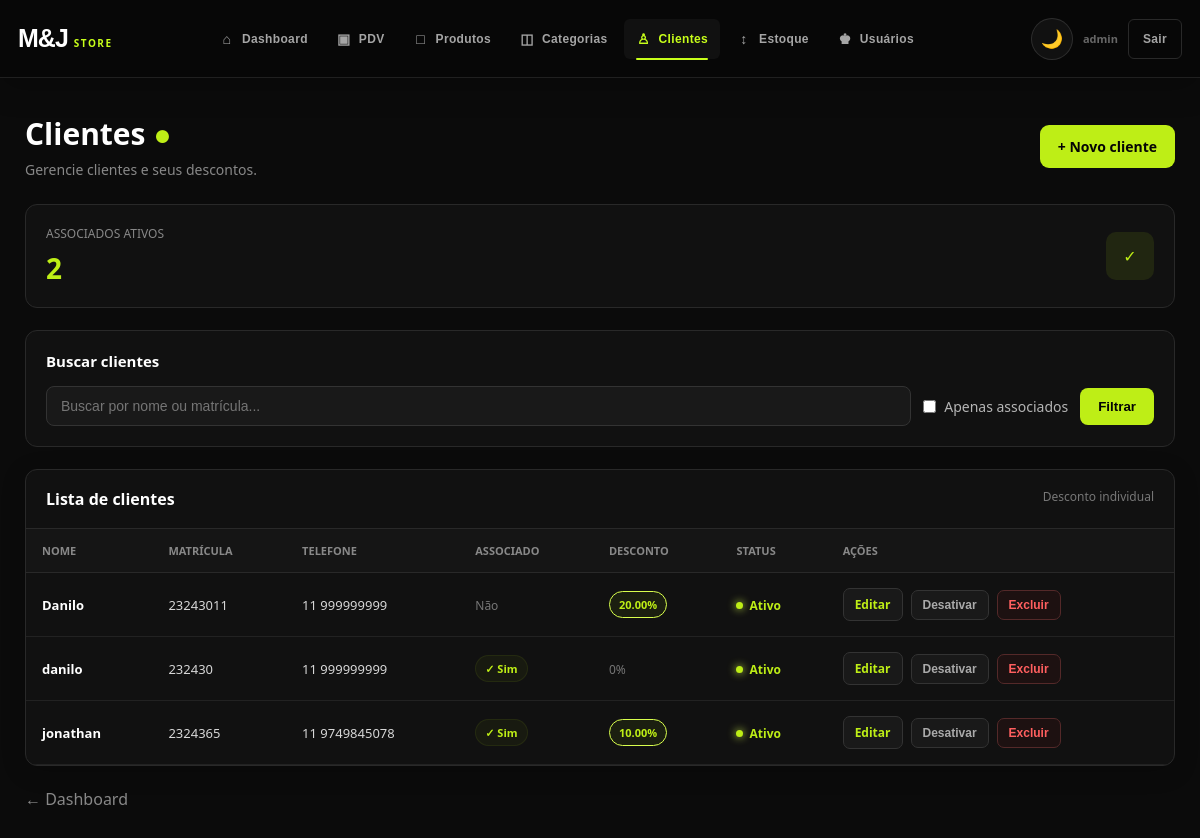
The page /clientes/ (signed in) on the database its author committed.
### app/models/cliente.py (models this page shows)
class Cliente(Base):
    __tablename__ = "clientes"
    id = Column(
        Integer,
        primary_key=True,
        index=True
    )
    nome = Column(
        String(150),
        nullable=False
    )
    matricula = Column(
        String(100),
        unique=True,
        nullable=True
    )
    telefone = Column(
        String(30),
        nullable=True
    )
    is_associado = Column(
        Boolean,
        default=False,
        nullable=False
    )
    ativo = Column(
        Boolean,
        default=True,
        nullable=False
    )
    desconto_percentual = Column(
        Float,
        default=0.0,
        nullable=False
    )
    criado_em = Column(
        DateTime,
        server_default=func.now(),
        nullable=False
    )
    vendas = relationship(
        "Venda",
        back_populates="cliente"
    )

### app/controllers/clientes_controller.py (the view)
@router.get("/")
def listar_clientes(
    request: Request,
    busca: str = "",
    apenas_associados: bool = False,
    db: Session = Depends(get_db),
    admin=Depends(get_admin)
):
    query = db.query(Cliente)
    if busca:
        texto = busca.strip()
        query = query.filter(
            Cliente.nome.ilike(
                f"%{texto}%"
            )
            |
            Cliente.matricula.ilike(
                f"%{texto}%"
            )
        )
    if apenas_associados:
        query = query.filter(
            Cliente.is_associado == True
        )
    clientes = (
        query
        .order_by(Cliente.nome)
        .all()
    )
    total_associados = (
        db.query(Cliente)
        .filter(
            Cliente.is_associado == True,
            Cliente.ativo == True
        )
        .count()
    )
    return templates.TemplateResponse(
        request=request,
        name="clientes/index.html",
        context={
            "request": request,
            "usuario": admin,
            "clientes": clientes,
            "busca": busca,
            "apenas_associados":
                apenas_associados,
            "total_associados":
                total_associados
        }
    )

### app/templates/clientes/index.html (shortened to what this page needs)
<!DOCTYPE html>
<html lang="pt-br">
<head>
    <link
        rel="stylesheet"
        href="/static/css/navbar.css"
    >
</head>
<body>
    {% include "shared/navbar.html" %}
    <main class="container">
        <div class="page-header">
            <div class="titulo-area">
                <h1>
                    Clientes <span>●</span>
                </h1>
                <p>
                    Gerencie clientes e seus descontos.
                </p>
            </div>
            <a
                href="/clientes/novo"
                class="btn-novo"
            >
                + Novo cliente
            </a>
        </div>
        <div class="estatistica">
            <div class="estatistica-info">
                <span>
                    Associados ativos
                </span>
                <strong>
                    {{ total_associados }}
                </strong>
            </div>
            <div class="estatistica-icon">
                ✓
            </div>
        </div>
        <section class="filtros">
            <div class="filtros-titulo">
                Buscar clientes
            </div>
            <form
                method="get"
                action="/clientes"
                class="filtros-form"
            >
                <input
                    class="busca"
                    type="text"
                    name="busca"
                    placeholder="Buscar por nome ou matrícula..."
                    value="{{ busca }}"
                >
                <label class="checkbox-area">
                    <input
                        type="checkbox"
                        name="apenas_associados"
                        value="true"
                    >
                    Apenas associados
                </label>
                <button
                    type="submit"
                    class="btn-filtrar"
                >
                    Filtrar
                </button>
            </form>
        </section>
        <section class="tabela-container">
            <div class="tabela-topo">
                <h2>
                    Lista de clientes
                </h2>
                <span>
                    Desconto individual
                </span>
            </div>
            <table>
                <thead>
                    <tr>
                        <th>Nome</th>
                        <th>Matrícula</th>
                        <th>Telefone</th>
                        <th>Associado</th>
                        <th>Desconto</th>
                        <th>Status</th>
                        <th>Ações</th>
                    </tr>
                </thead>
                <tbody>
                    {% for c in clientes %}
                    <tr>
                        <td>
                            <span class="cliente-nome">
                                {{ c.nome }}
                            </span>
                        </td>
                        <td>
                            {{ c.matricula or "—" }}
                        </td>
                        <td>
                            {{ c.telefone or "—" }}
                        </td>
                        <td>
                            {% if c.is_associado %}
                                <span class="badge-associado">
                                    ✓ Sim
                                </span>
                            {% else %}
                                <span class="badge-sem-desconto">
                                    Não
                                </span>
                            {% endif %}
                        </td>
                        <td>
                            {% if c.desconto_percentual and
                                  c.desconto_percentual > 0 %}
                                <span class="badge-desconto">
                                    {{ "%.2f"|format(
                                        c.desconto_percentual
                                    ) }}%
                                </span>
                            {% else %}
                                <span class="badge-sem-desconto">
                                    0%
                                </span>
                            {% endif %}
                        </td>
                        <td>
                            {% if c.ativo %}
                                <span class="status ativo">
                                    Ativo
                                </span>
                            {% else %}
                                <span class="status inativo">
                                    Inativo
                                </span>
                            {% endif %}
                        </td>
                        <td>
                            <div class="acoes">
                                <a
                                    href="/clientes/{{ c.id }}/editar"
                                    class="btn-editar"
                                >
                                    Editar
                                </a>
                                <form
                                    action="/clientes/{{ c.id }}/toggle-ativo"
                                    method="post"
                                    style="display:inline"
                                >
                                    <button
                                        type="submit"
                                        class="btn-status"
                                    >
                                        {{
                                            "Desativar"
                                            if c.ativo
                                            else
                                            "Ativar"
                                        }}
                                    </button>
                                </form>
                                <form
                                    action="/clientes/{{ c.id }}/excluir"
                                    method="post"
                                    style="display:inline"
                                    onsubmit="
                                        return confirm(
                                            'Deseja excluir o cliente {{ c.nome|e }}?'
                                        );
                                    "
                                >
                                    <button
                                        type="submit"
                                        class="btn-excluir"
                                    >
                                        Excluir
                                    </button>
                                </form>
                            </div>
                        </td>
                    </tr>
                    {% endfor %}
                </tbody>
            </table>
        </section>
        <a
            href="/"
            class="voltar"
        >
            ← Dashboard
        </a>
    </main>
</body>
</html>

### app/static/css/navbar.css (style rules this page uses)
:root { --navbar-bg: #080808; --navbar-border: #202020; --navbar-text: #a5a5a5; --navbar-hover: #ffffff; --navbar-neon: #c8ff1a; }
body { padding-top: 78px !important; }

### app/templates/clientes/index.html (style rules this page uses)
* { box-sizing: border-box; margin: 0; padding: 0; }
body { font-family: 'Segoe UI', Arial, sans-serif; background: #0b0b0b; color: #fff; min-height: 100vh; }
.container { width: 100%; max-width: 1250px; margin: 0 auto; padding: 35px 25px; }
.page-header { display: flex; justify-content: space-between; align-items: center; gap: 20px; margin-bottom: 25px; }
.titulo-area h1 { font-size: 30px; font-weight: 800; margin-bottom: 6px; }
.titulo-area h1 span { color: #beee16; }
.titulo-area p { color: #888; font-size: 14px; }
.btn-novo { display: inline-flex; align-items: center; justify-content: center; background: #beee16; color: #050505; text-decoration: none; padding: 12px 18px; border-radius: 9px; font-size: 14px; font-weight: 700; transition: .2s; }
.estatistica { background: #111; border: 1px solid #292929; border-radius: 12px; padding: 20px; margin-bottom: 22px; display: flex; justify-content: space-between; align-items: center; }
.estatistica-info span { display: block; color: #888; font-size: 12px; text-transform: uppercase; margin-bottom: 7px; }
.estatistica-info strong { font-size: 28px; color: #beee16; }
.estatistica-icon { width: 48px; height: 48px; border-radius: 10px; background: #4c5c1449; color: #beee16; display: flex; align-items: center; justify-content: center; }
.filtros { background: #111; border: 1px solid #292929; border-radius: 12px; padding: 20px; margin-bottom: 22px; }
.filtros-titulo { font-size: 15px; font-weight: 700; margin-bottom: 15px; }
.filtros-form { display: flex; align-items: center; gap: 12px; flex-wrap: wrap; }
.busca { flex: 1; min-width: 250px; padding: 11px 14px; background: #191919; border: 1px solid #333; border-radius: 8px; color: #fff; outline: none; font-size: 14px; }
.checkbox-area { display: flex; align-items: center; gap: 8px; color: #b5b5b5; font-size: 14px; }
.checkbox-area input { accent-color: #beee16; }
.btn-filtrar { padding: 11px 18px; background: #beee16; color: #050505; border: none; border-radius: 8px; font-weight: 700; cursor: pointer; }
.tabela-container { background: #111; border: 1px solid #292929; border-radius: 12px; overflow: hidden; box-shadow: 0 5px 25px rgba(0,0,0,.20); }
.tabela-topo { padding: 18px 20px; border-bottom: 1px solid #292929; display: flex; justify-content: space-between; }
.tabela-topo h2 { font-size: 16px; }
.tabela-topo span { font-size: 12px; color: #777; }
table { width: 100%; border-collapse: collapse; }
thead { background: #151515; }
th { text-align: left; padding: 14px 16px; color: #888; font-size: 11px; text-transform: uppercase; border-bottom: 1px solid #292929; }
td { padding: 15px 16px; color: #d7d7d7; font-size: 13px; border-bottom: 1px solid #222; }
.cliente-nome { color: #fff; font-weight: 600; }
.badge-associado { display: inline-flex; background: #4c5c1423; color: #beee16; border: 1px solid #4c5c1441; padding: 5px 9px; border-radius: 999px; font-size: 11px; font-weight: 700; }
.badge-desconto { display: inline-flex; background: rgba(187, 255, 0, 0.06); color: #beee16; border: 1px solid #d9ff4d; padding: 5px 9px; border-radius: 999px; font-size: 11px; font-weight: 700; }
.badge-sem-desconto { color: #777; font-size: 12px; }
.status { display: inline-flex; align-items: center; gap: 6px; font-size: 12px; font-weight: 600; }
.status::before { content: ""; width: 7px; height: 7px; border-radius: 50%; }
.status.ativo { color: #beee16; }
.status.ativo::before { background: #beee16; box-shadow: 0 0 8px #d9ff4d; }
.acoes { display: flex; align-items: center; gap: 8px; flex-wrap: wrap; }
.btn-editar, .btn-status, .btn-excluir { display: inline-flex; align-items: center; justify-content: center; padding: 7px 11px; border-radius: 7px; font-size: 12px; font-weight: 700; cursor: pointer; text-decoration: none; }
.btn-editar { background: #191919; color: #beee16; border: 1px solid #333; }
.btn-status { background: #191919; color: #aaa; border: 1px solid #333; }
.btn-excluir { background: #1d1111; color: #ff5f5f; border: 1px solid #542929; }
.voltar { display: inline-flex; margin-top: 22px; color: #888; text-decoration: none; }

### rows shown on the page
Cliente: nome "Danilo", matricula "23243011", telefone "11 999999999", is_associado "Não", desconto_percentual "20.00", shows "Ativo", ativo "Desativar"
Cliente: nome "danilo", matricula "232430", telefone "11 999999999", is_associado "✓ Sim", desconto_percentual "0%", shows "Ativo", ativo "Desativar"
Cliente: nome "jonathan", matricula "2324365", telefone "11 9749845078", is_associado "✓ Sim", desconto_percentual "10.00", shows "Ativo", ativo "Desativar"

### other values the page prints
{{ total_associados }} "2"
